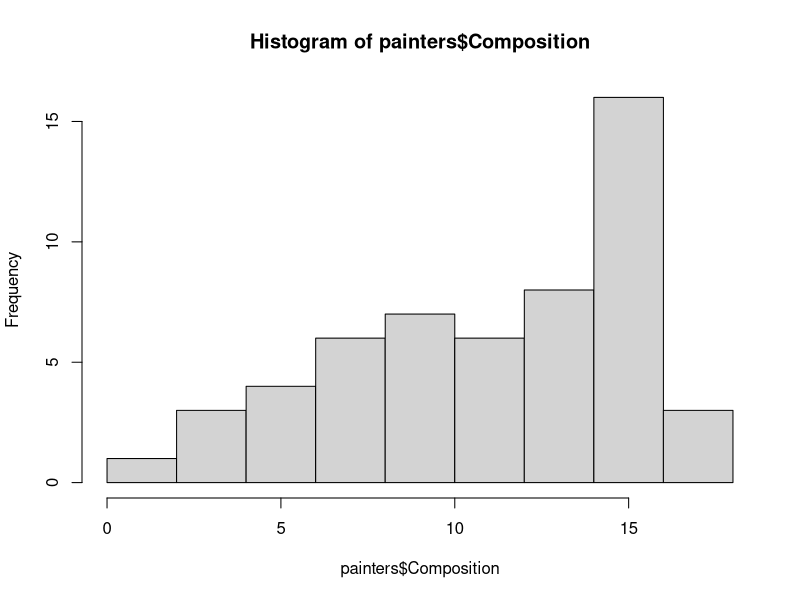
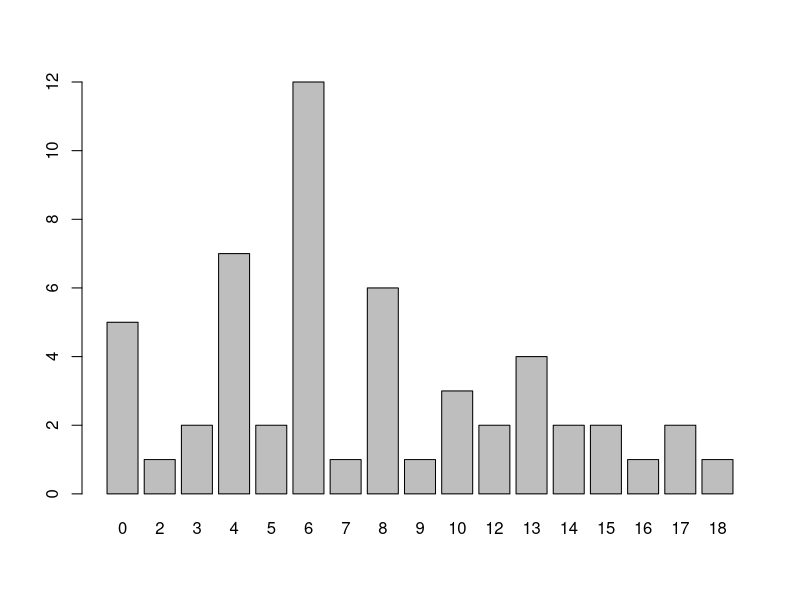
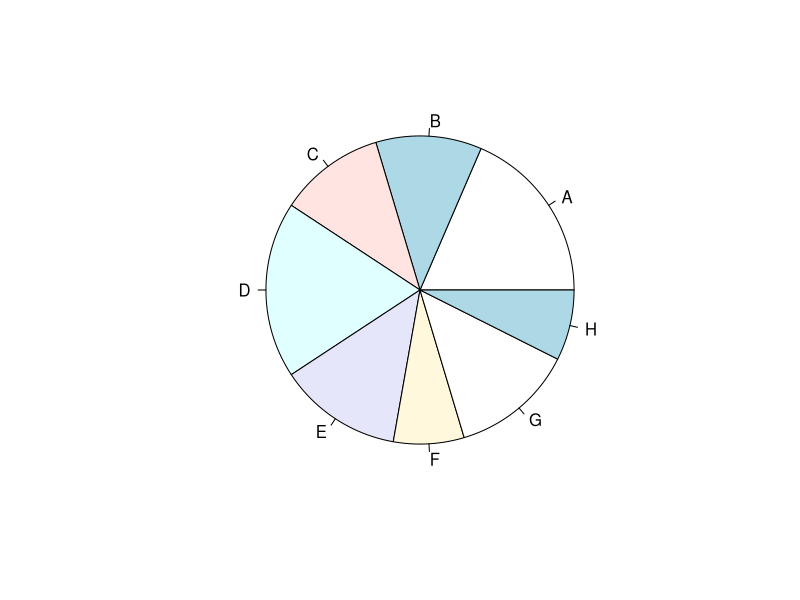

Write the R code that produced these figures, in order.
## ---- chunk 1
knitr::opts_chunk$set(
  out.width = "50%",
  message = FALSE
)
## ---- chunk 2
# Load data
library(MASS)

head(painters)
## ---- chunk 3
hist(painters$Composition)
## ---- chunk 4
barplot(table(painters$Expression))
## ---- chunk 5
pie(table(painters$School))
